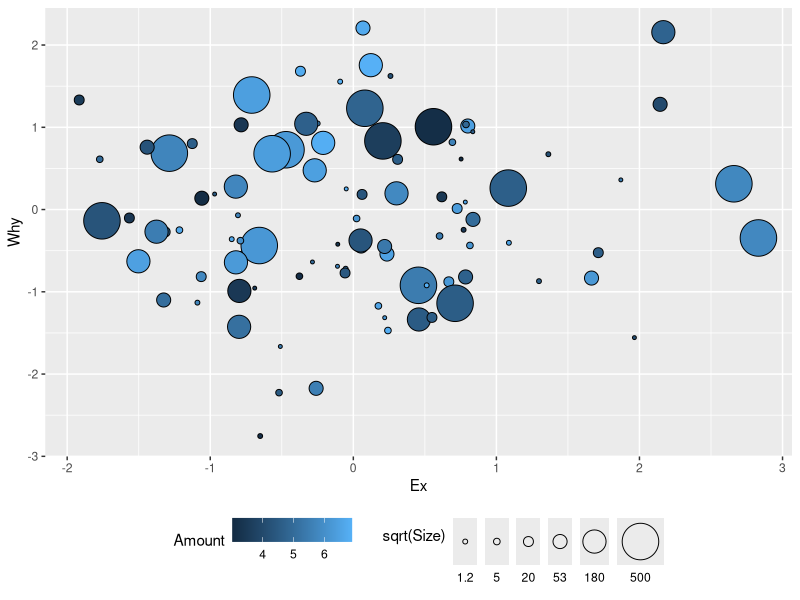

Here is the R script that generated this plot:
library(tidyverse)

stuff <- tibble(
  Ex = rnorm(100),
  Why = rnorm(100),
  Size = rep(c(0.2, 1.2, 5, 20, 53, 180, 500), length = 100),
  Amount = runif(100, min = 3, max = 7)
)

stuff %>%
ggplot(aes(x = Ex, y = Why, size = sqrt(Size), fill = Amount)) +
  geom_point(shape = 21) +
  scale_radius(breaks = sqrt(c(1.2, 5, 20, 53, 180, 500)), labels = c(1.2, 5, 20, 53, 180, 500), range = c(1, 12)) +
  theme(legend.position = "bottom") +
  guides(size = guide_legend(nrow = 1, label.position = "bottom", title.vjust = .8), legend.box.margin = margin(1000,0,0,0))

# Close but the legends are a little different in height